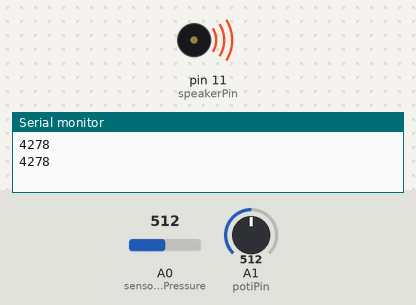
Bench run of a sketch on a simulated Arduino Uno, built with avr-gcc and run on an emulated ATmega328P. On the bench: buzzer (waves = sounding), the last lines printed to the serial monitor. Inputs (shaded band) come from the test bench; at power-on: A1 (potiPin) = 512, A0 (sensorPinPressure) = 512.

Above: at 1.8 s.
1.9 s: A1 (potiPin) set to 122
At 2.0 s:
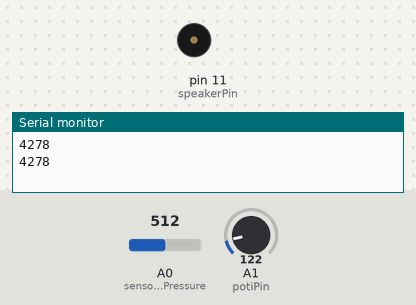
6.0 s: A0 (sensorPinPressure) set to 716
7.8 s: A0 (sensorPinPressure) set to 900
11.3 s: A0 (sensorPinPressure) set to 720
14.8 s: A0 (sensorPinPressure) set to 712
At 15.8 s:
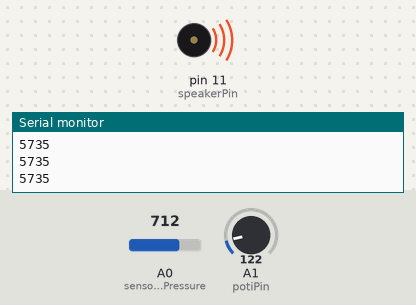
16.3 s: A0 (sensorPinPressure) set to 511
At 17.35 s:
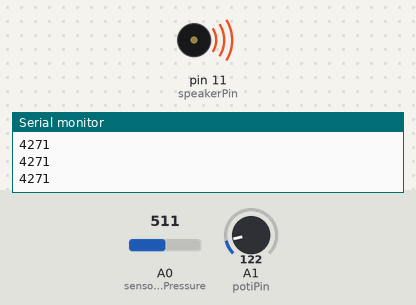
Timing chart, 0 to 20.8 s (numbered marks = the images above; inputs shaded):
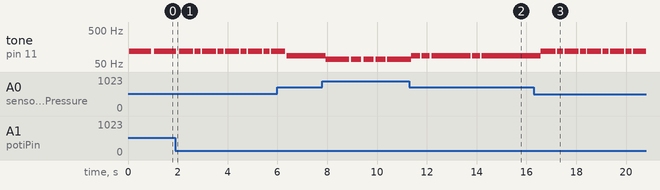

Measured:
- after the input at 14.8 s, tone on pin 11 (speakerPin): stops changing and stays 86 Hz
- after the input at 16.3 s, tone on pin 11 (speakerPin): 86 Hz → 117 Hz after 0.27 s, then repeats every 0.92 s: silent 0.06 s, 117 Hz 0.24 s, silent 0.06 s, 117 Hz 0.56 s
- by itself, tone on pin 11 (speakerPin): repeats every 0.92 s: 117 Hz 0.56 s, silent 0.06 s, 117 Hz 0.24 s, silent 0.06 s

The sketch:

piezo_summer.ino
```cpp
#define speakerPin 11
#define sensorPinPressure 0
#define potiPin 1

void setup() {

  Serial.begin(4800);
  pinMode(speakerPin, OUTPUT);

}

void loop() {
  // put your main code here, to run repeatedly:

  int tone = analogRead(sensorPinPressure);
  int frequenz = (int)map(tone, 0, 1023, 550, 8000);

  int pulse = analogRead(potiPin);
  int pulseVal = (int) map(pulse, 0, 1023, 10, 200);

  Serial.println(frequenz);
  playTone(frequenz, pulseVal);

}


void playTone(int tone, int pulse) {


  for (int i = 0; i < pulse; i++) {
    digitalWrite(speakerPin, HIGH);
    delayMicroseconds(tone);
    digitalWrite(speakerPin, LOW);
    delayMicroseconds(tone);
  }

  delay(pulse);
}
```
